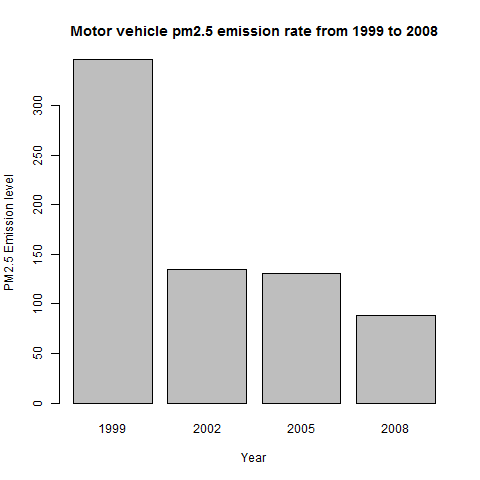

Here is the R script that generated this plot:
## subsetting the baltimore accroding to the source type on-road
balti.road<-subset(baltimore, type=="ON-ROAD")

## creating the plot
png(file="Result/plot5.png")
e<-tapply(balti.road$Emissions, balti.road$year, sum)
barplot(e, main="Motor vehicle pm2.5 emission rate from 1999 to 2008", xlab="Year", ylab="PM2.5 Emission level")
dev.off()